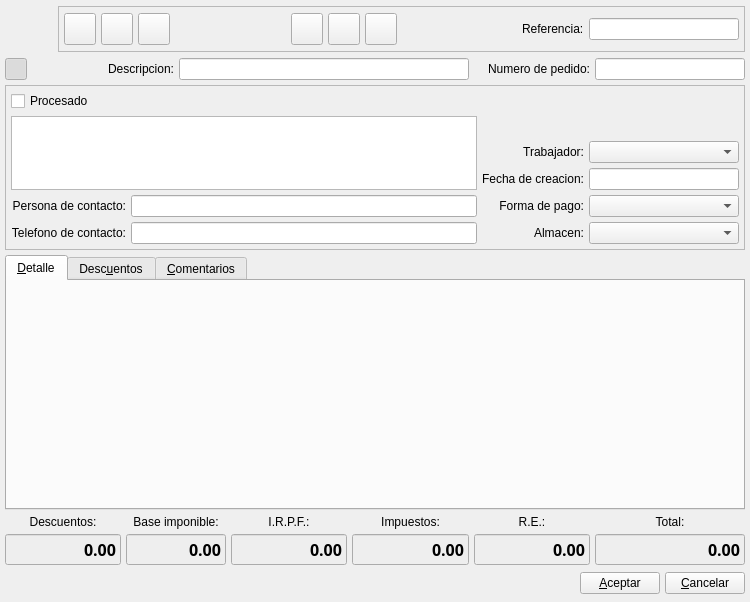
<ui version="4.0" >
 <author>Tomeu Borras Riera</author>
 <class>PedidoClienteBase</class>
 <widget class="QWidget" name="PedidoClienteBase" >
  <property name="geometry" >
   <rect>
    <x>0</x>
    <y>0</y>
    <width>750</width>
    <height>602</height>
   </rect>
  </property>
  <property name="windowTitle" >
   <string>Nuevo pedido de cliente</string>
  </property>
  <property name="windowIcon" >
   <iconset resource="../../bulmages.qrc" >:/Bulmafact48x48/images/png/48x48/i_bulmages_ventas_pedidos.48x48.png</iconset>
  </property>
  <layout class="QGridLayout" >
   <property name="leftMargin" >
    <number>5</number>
   </property>
   <property name="topMargin" >
    <number>5</number>
   </property>
   <property name="rightMargin" >
    <number>5</number>
   </property>
   <property name="bottomMargin" >
    <number>5</number>
   </property>
   <property name="horizontalSpacing" >
    <number>5</number>
   </property>
   <property name="verticalSpacing" >
    <number>5</number>
   </property>
   <item row="0" column="0" colspan="8" >
    <layout class="QHBoxLayout" >
     <property name="spacing" >
      <number>5</number>
     </property>
     <property name="leftMargin" >
      <number>0</number>
     </property>
     <property name="topMargin" >
      <number>0</number>
     </property>
     <property name="rightMargin" >
      <number>0</number>
     </property>
     <property name="bottomMargin" >
      <number>0</number>
     </property>
     <item>
      <widget class="QLabel" name="pixmapLabel1" >
       <property name="minimumSize" >
        <size>
         <width>48</width>
         <height>48</height>
        </size>
       </property>
       <property name="maximumSize" >
        <size>
         <width>48</width>
         <height>48</height>
        </size>
       </property>
       <property name="pixmap" >
        <pixmap resource="../../bulmages.qrc" >:/Bulmafact48x48/images/png/48x48/i_bulmages_ventas_pedidos.48x48.png</pixmap>
       </property>
       <property name="scaledContents" >
        <bool>true</bool>
       </property>
      </widget>
     </item>
     <item>
      <widget class="QFrame" name="frame_2" >
       <property name="sizePolicy" >
        <sizepolicy vsizetype="Fixed" hsizetype="Preferred" >
         <horstretch>0</horstretch>
         <verstretch>0</verstretch>
        </sizepolicy>
       </property>
       <property name="frameShape" >
        <enum>QFrame::StyledPanel</enum>
       </property>
       <property name="frameShadow" >
        <enum>QFrame::Raised</enum>
       </property>
       <layout class="QHBoxLayout" >
        <property name="spacing" >
         <number>5</number>
        </property>
        <property name="leftMargin" >
         <number>5</number>
        </property>
        <property name="topMargin" >
         <number>5</number>
        </property>
        <property name="rightMargin" >
         <number>5</number>
        </property>
        <property name="bottomMargin" >
         <number>5</number>
        </property>
        <item>
         <widget class="QToolButton" name="mui_guardar" >
          <property name="minimumSize" >
           <size>
            <width>32</width>
            <height>32</height>
           </size>
          </property>
          <property name="maximumSize" >
           <size>
            <width>32</width>
            <height>32</height>
           </size>
          </property>
          <property name="toolTip" >
           <string>Guardar pedido</string>
          </property>
          <property name="whatsThis" >
           <string>Guardar pedido</string>
          </property>
          <property name="text" >
           <string/>
          </property>
          <property name="icon" >
           <iconset resource="../../bulmages.qrc" >:/Images/edit-save.svg</iconset>
          </property>
          <property name="iconSize" >
           <size>
            <width>32</width>
            <height>32</height>
           </size>
          </property>
         </widget>
        </item>
        <item>
         <widget class="QToolButton" name="mui_borrar" >
          <property name="minimumSize" >
           <size>
            <width>32</width>
            <height>32</height>
           </size>
          </property>
          <property name="maximumSize" >
           <size>
            <width>32</width>
            <height>32</height>
           </size>
          </property>
          <property name="toolTip" >
           <string>Borrar pedido</string>
          </property>
          <property name="whatsThis" >
           <string>Borrar pedido</string>
          </property>
          <property name="text" >
           <string/>
          </property>
          <property name="icon" >
           <iconset resource="../../bulmages.qrc" >:/Images/edit-delete.svg</iconset>
          </property>
          <property name="iconSize" >
           <size>
            <width>32</width>
            <height>32</height>
           </size>
          </property>
         </widget>
        </item>
        <item>
         <widget class="QToolButton" name="mui_imprimir" >
          <property name="minimumSize" >
           <size>
            <width>32</width>
            <height>32</height>
           </size>
          </property>
          <property name="maximumSize" >
           <size>
            <width>32</width>
            <height>32</height>
           </size>
          </property>
          <property name="toolTip" >
           <string>Imprimir pedido</string>
          </property>
          <property name="whatsThis" >
           <string>Imprimir pedido</string>
          </property>
          <property name="text" >
           <string/>
          </property>
          <property name="icon" >
           <iconset resource="../../bulmages.qrc" >:/Images/document-print.svg</iconset>
          </property>
          <property name="iconSize" >
           <size>
            <width>32</width>
            <height>32</height>
           </size>
          </property>
         </widget>
        </item>
        <item>
         <spacer>
          <property name="orientation" >
           <enum>Qt::Horizontal</enum>
          </property>
          <property name="sizeType" >
           <enum>QSizePolicy::Expanding</enum>
          </property>
          <property name="sizeHint" >
           <size>
            <width>16</width>
            <height>21</height>
           </size>
          </property>
         </spacer>
        </item>
        <item>
         <widget class="QToolButton" name="mui_verpresupuesto" >
          <property name="minimumSize" >
           <size>
            <width>32</width>
            <height>32</height>
           </size>
          </property>
          <property name="maximumSize" >
           <size>
            <width>32</width>
            <height>32</height>
           </size>
          </property>
          <property name="toolTip" >
           <string>Ver presupuesto de este pedido</string>
          </property>
          <property name="whatsThis" >
           <string>Ver presupuesto de este pedido</string>
          </property>
          <property name="text" >
           <string/>
          </property>
          <property name="icon" >
           <iconset resource="../../bulmages.qrc" >:/Bulmafact48x48/images/png/48x48/i_bulmages_ventas_presupuestos.48x48.png</iconset>
          </property>
          <property name="iconSize" >
           <size>
            <width>32</width>
            <height>32</height>
           </size>
          </property>
         </widget>
        </item>
        <item>
         <widget class="QToolButton" name="mui_pasaraalbaran" >
          <property name="enabled" >
           <bool>true</bool>
          </property>
          <property name="minimumSize" >
           <size>
            <width>32</width>
            <height>32</height>
           </size>
          </property>
          <property name="maximumSize" >
           <size>
            <width>32</width>
            <height>32</height>
           </size>
          </property>
          <property name="toolTip" >
           <string>Generar albaran a partir de este pedido</string>
          </property>
          <property name="whatsThis" >
           <string>Generar albaran a partir de este pedido</string>
          </property>
          <property name="text" >
           <string/>
          </property>
          <property name="icon" >
           <iconset resource="../../bulmages.qrc" >:/Bulmafact48x48/images/png/48x48/i_bulmages_ventas_facturas.48x48.png</iconset>
          </property>
          <property name="iconSize" >
           <size>
            <width>32</width>
            <height>32</height>
           </size>
          </property>
         </widget>
        </item>
        <item>
         <widget class="QToolButton" name="mui_cobrar" >
          <property name="enabled" >
           <bool>true</bool>
          </property>
          <property name="minimumSize" >
           <size>
            <width>32</width>
            <height>32</height>
           </size>
          </property>
          <property name="maximumSize" >
           <size>
            <width>32</width>
            <height>32</height>
           </size>
          </property>
          <property name="toolTip" >
           <string>Registrar cobro a cliente</string>
          </property>
          <property name="whatsThis" >
           <string>Registrar cobro a cliente</string>
          </property>
          <property name="text" >
           <string/>
          </property>
          <property name="icon" >
           <iconset resource="../../bulmages.qrc" >:/Bulmafact48x48/images/png/48x48/i_bulmages_cobros_mas.48x48.png</iconset>
          </property>
          <property name="iconSize" >
           <size>
            <width>32</width>
            <height>32</height>
           </size>
          </property>
         </widget>
        </item>
        <item>
         <widget class="QFrame" name="mui_plugbotones" >
          <property name="sizePolicy" >
           <sizepolicy vsizetype="Expanding" hsizetype="Minimum" >
            <horstretch>0</horstretch>
            <verstretch>0</verstretch>
           </sizepolicy>
          </property>
          <property name="frameShape" >
           <enum>QFrame::NoFrame</enum>
          </property>
          <property name="frameShadow" >
           <enum>QFrame::Plain</enum>
          </property>
          <property name="lineWidth" >
           <number>0</number>
          </property>
         </widget>
        </item>
        <item>
         <spacer>
          <property name="orientation" >
           <enum>Qt::Horizontal</enum>
          </property>
          <property name="sizeType" >
           <enum>QSizePolicy::Expanding</enum>
          </property>
          <property name="sizeHint" >
           <size>
            <width>41</width>
            <height>34</height>
           </size>
          </property>
         </spacer>
        </item>
        <item>
         <widget class="QLabel" name="label5" >
          <property name="sizePolicy" >
           <sizepolicy vsizetype="Preferred" hsizetype="Minimum" >
            <horstretch>0</horstretch>
            <verstretch>0</verstretch>
           </sizepolicy>
          </property>
          <property name="text" >
           <string>Referencia:</string>
          </property>
         </widget>
        </item>
        <item>
         <widget class="BusquedaReferencia" name="mui_refpedidocliente" >
          <property name="minimumSize" >
           <size>
            <width>150</width>
            <height>0</height>
           </size>
          </property>
         </widget>
        </item>
       </layout>
      </widget>
     </item>
    </layout>
   </item>
   <item row="1" column="0" >
    <widget class="QToolButton" name="mui_detalles" >
     <property name="minimumSize" >
      <size>
       <width>22</width>
       <height>22</height>
      </size>
     </property>
     <property name="maximumSize" >
      <size>
       <width>22</width>
       <height>22</height>
      </size>
     </property>
     <property name="toolTip" >
      <string>Mostrar/ocultar cabecera</string>
     </property>
     <property name="whatsThis" >
      <string>Mostrar/ocultar cabecera</string>
     </property>
     <property name="text" >
      <string/>
     </property>
     <property name="icon" >
      <iconset resource="../../bulmages.qrc" >:/Images/document-open.svg</iconset>
     </property>
     <property name="iconSize" >
      <size>
       <width>32</width>
       <height>32</height>
      </size>
     </property>
     <property name="checkable" >
      <bool>true</bool>
     </property>
     <property name="checked" >
      <bool>true</bool>
     </property>
    </widget>
   </item>
   <item row="1" column="1" colspan="2" >
    <widget class="QLabel" name="label6" >
     <property name="sizePolicy" >
      <sizepolicy vsizetype="Preferred" hsizetype="Minimum" >
       <horstretch>0</horstretch>
       <verstretch>0</verstretch>
      </sizepolicy>
     </property>
     <property name="text" >
      <string>Descripcion:</string>
     </property>
     <property name="alignment" >
      <set>Qt::AlignRight|Qt::AlignTrailing|Qt::AlignVCenter</set>
     </property>
    </widget>
   </item>
   <item row="1" column="3" colspan="3" >
    <widget class="QLineEdit" name="mui_descpedidocliente" />
   </item>
   <item row="1" column="6" >
    <widget class="QLabel" name="label7" >
     <property name="text" >
      <string>Numero de pedido:</string>
     </property>
     <property name="alignment" >
      <set>Qt::AlignRight|Qt::AlignTrailing|Qt::AlignVCenter</set>
     </property>
    </widget>
   </item>
   <item row="1" column="7" >
    <widget class="QLineEdit" name="mui_numpedidocliente" >
     <property name="minimumSize" >
      <size>
       <width>150</width>
       <height>0</height>
      </size>
     </property>
    </widget>
   </item>
   <item row="2" column="0" colspan="8" >
    <widget class="QFrame" name="frame" >
     <property name="frameShape" >
      <enum>QFrame::StyledPanel</enum>
     </property>
     <property name="frameShadow" >
      <enum>QFrame::Raised</enum>
     </property>
     <layout class="QGridLayout" >
      <property name="leftMargin" >
       <number>5</number>
      </property>
      <property name="topMargin" >
       <number>5</number>
      </property>
      <property name="rightMargin" >
       <number>5</number>
      </property>
      <property name="bottomMargin" >
       <number>5</number>
      </property>
      <property name="horizontalSpacing" >
       <number>5</number>
      </property>
      <property name="verticalSpacing" >
       <number>5</number>
      </property>
      <item row="0" column="0" colspan="4" >
       <widget class="QCheckBox" name="mui_procesadopedidocliente" >
        <property name="sizePolicy" >
         <sizepolicy vsizetype="Fixed" hsizetype="Expanding" >
          <horstretch>0</horstretch>
          <verstretch>0</verstretch>
         </sizepolicy>
        </property>
        <property name="text" >
         <string>Procesado</string>
        </property>
       </widget>
      </item>
      <item rowspan="3" row="1" column="0" colspan="2" >
       <widget class="BusquedaCliente" name="mui_idcliente" >
        <property name="sizePolicy" >
         <sizepolicy vsizetype="Ignored" hsizetype="Ignored" >
          <horstretch>0</horstretch>
          <verstretch>0</verstretch>
         </sizepolicy>
        </property>
        <property name="minimumSize" >
         <size>
          <width>150</width>
          <height>0</height>
         </size>
        </property>
       </widget>
      </item>
      <item row="1" column="2" colspan="2" >
       <spacer>
        <property name="orientation" >
         <enum>Qt::Horizontal</enum>
        </property>
        <property name="sizeType" >
         <enum>QSizePolicy::Ignored</enum>
        </property>
        <property name="sizeHint" >
         <size>
          <width>100</width>
          <height>20</height>
         </size>
        </property>
       </spacer>
      </item>
      <item row="2" column="2" >
       <widget class="QLabel" name="label_4" >
        <property name="text" >
         <string>Trabajador:</string>
        </property>
        <property name="alignment" >
         <set>Qt::AlignRight|Qt::AlignTrailing|Qt::AlignVCenter</set>
        </property>
       </widget>
      </item>
      <item row="2" column="3" >
       <widget class="BusquedaTrabajador" name="mui_idtrabajador" >
        <property name="minimumSize" >
         <size>
          <width>150</width>
          <height>0</height>
         </size>
        </property>
       </widget>
      </item>
      <item row="3" column="2" >
       <widget class="QLabel" name="label" >
        <property name="text" >
         <string>Fecha de creacion:</string>
        </property>
        <property name="alignment" >
         <set>Qt::AlignRight|Qt::AlignTrailing|Qt::AlignVCenter</set>
        </property>
       </widget>
      </item>
      <item row="3" column="3" >
       <widget class="BusquedaFecha" name="mui_fechapedidocliente" >
        <property name="sizePolicy" >
         <sizepolicy vsizetype="Fixed" hsizetype="Preferred" >
          <horstretch>0</horstretch>
          <verstretch>0</verstretch>
         </sizepolicy>
        </property>
       </widget>
      </item>
      <item row="4" column="0" >
       <widget class="QLabel" name="label10" >
        <property name="text" >
         <string>Persona de contacto:</string>
        </property>
        <property name="alignment" >
         <set>Qt::AlignRight|Qt::AlignTrailing|Qt::AlignVCenter</set>
        </property>
       </widget>
      </item>
      <item row="4" column="1" >
       <widget class="QLineEdit" name="mui_contactpedidocliente" />
      </item>
      <item row="4" column="2" >
       <widget class="QLabel" name="label_2" >
        <property name="text" >
         <string>Forma de pago:</string>
        </property>
        <property name="alignment" >
         <set>Qt::AlignRight|Qt::AlignTrailing|Qt::AlignVCenter</set>
        </property>
       </widget>
      </item>
      <item row="4" column="3" >
       <widget class="BusquedaFormaPago" name="mui_idforma_pago" />
      </item>
      <item row="5" column="0" >
       <widget class="QLabel" name="label8" >
        <property name="text" >
         <string>Telefono de contacto:</string>
        </property>
        <property name="alignment" >
         <set>Qt::AlignRight|Qt::AlignTrailing|Qt::AlignVCenter</set>
        </property>
       </widget>
      </item>
      <item row="5" column="1" >
       <widget class="QLineEdit" name="mui_telpedidocliente" />
      </item>
      <item row="5" column="2" >
       <widget class="QLabel" name="label_3" >
        <property name="text" >
         <string>Almacen:</string>
        </property>
        <property name="alignment" >
         <set>Qt::AlignRight|Qt::AlignTrailing|Qt::AlignVCenter</set>
        </property>
       </widget>
      </item>
      <item row="5" column="3" >
       <widget class="BusquedaAlmacen" name="mui_idalmacen" />
      </item>
     </layout>
    </widget>
   </item>
   <item row="3" column="0" colspan="8" >
    <widget class="QTabWidget" name="discounts" >
     <property name="enabled" >
      <bool>true</bool>
     </property>
     <property name="currentIndex" >
      <number>0</number>
     </property>
     <widget class="QWidget" name="tab1" >
      <attribute name="title" >
       <string>&amp;Detalle</string>
      </attribute>
      <layout class="QVBoxLayout" >
       <property name="spacing" >
        <number>5</number>
       </property>
       <property name="leftMargin" >
        <number>5</number>
       </property>
       <property name="topMargin" >
        <number>5</number>
       </property>
       <property name="rightMargin" >
        <number>5</number>
       </property>
       <property name="bottomMargin" >
        <number>5</number>
       </property>
       <item>
        <widget class="ListLinPedidoClienteView" native="1" name="subform3" />
       </item>
      </layout>
     </widget>
     <widget class="QWidget" name="Tab2" >
      <attribute name="title" >
       <string>Desc&amp;uentos</string>
      </attribute>
      <layout class="QVBoxLayout" >
       <property name="spacing" >
        <number>5</number>
       </property>
       <property name="leftMargin" >
        <number>5</number>
       </property>
       <property name="topMargin" >
        <number>5</number>
       </property>
       <property name="rightMargin" >
        <number>5</number>
       </property>
       <property name="bottomMargin" >
        <number>5</number>
       </property>
       <item>
        <widget class="ListDescuentoPedidoClienteView" native="1" name="m_descuentos" />
       </item>
      </layout>
     </widget>
     <widget class="QWidget" name="tab3" >
      <attribute name="title" >
       <string>&amp;Comentarios</string>
      </attribute>
      <layout class="QVBoxLayout" >
       <property name="spacing" >
        <number>5</number>
       </property>
       <property name="leftMargin" >
        <number>5</number>
       </property>
       <property name="topMargin" >
        <number>5</number>
       </property>
       <property name="rightMargin" >
        <number>5</number>
       </property>
       <property name="bottomMargin" >
        <number>5</number>
       </property>
       <item>
        <widget class="QTextEdit" name="mui_comentpedidocliente" >
         <property name="tabChangesFocus" >
          <bool>true</bool>
         </property>
        </widget>
       </item>
      </layout>
     </widget>
    </widget>
   </item>
   <item row="4" column="0" colspan="2" >
    <widget class="QLabel" name="label3" >
     <property name="sizePolicy" >
      <sizepolicy vsizetype="Preferred" hsizetype="Expanding" >
       <horstretch>0</horstretch>
       <verstretch>0</verstretch>
      </sizepolicy>
     </property>
     <property name="text" >
      <string>Descuentos:</string>
     </property>
     <property name="alignment" >
      <set>Qt::AlignCenter</set>
     </property>
    </widget>
   </item>
   <item row="4" column="2" colspan="2" >
    <widget class="QLabel" name="label2" >
     <property name="sizePolicy" >
      <sizepolicy vsizetype="Preferred" hsizetype="Expanding" >
       <horstretch>0</horstretch>
       <verstretch>0</verstretch>
      </sizepolicy>
     </property>
     <property name="text" >
      <string>Base imponible:</string>
     </property>
     <property name="alignment" >
      <set>Qt::AlignCenter</set>
     </property>
    </widget>
   </item>
   <item row="4" column="4" >
    <widget class="QLabel" name="label4_3" >
     <property name="sizePolicy" >
      <sizepolicy vsizetype="Preferred" hsizetype="Expanding" >
       <horstretch>0</horstretch>
       <verstretch>0</verstretch>
      </sizepolicy>
     </property>
     <property name="text" >
      <string>I.R.P.F.:</string>
     </property>
     <property name="alignment" >
      <set>Qt::AlignCenter</set>
     </property>
    </widget>
   </item>
   <item row="4" column="5" >
    <widget class="QLabel" name="label4" >
     <property name="sizePolicy" >
      <sizepolicy vsizetype="Preferred" hsizetype="Expanding" >
       <horstretch>0</horstretch>
       <verstretch>0</verstretch>
      </sizepolicy>
     </property>
     <property name="text" >
      <string>Impuestos:</string>
     </property>
     <property name="alignment" >
      <set>Qt::AlignCenter</set>
     </property>
    </widget>
   </item>
   <item row="4" column="6" >
    <widget class="QLabel" name="label4_2" >
     <property name="sizePolicy" >
      <sizepolicy vsizetype="Preferred" hsizetype="Expanding" >
       <horstretch>0</horstretch>
       <verstretch>0</verstretch>
      </sizepolicy>
     </property>
     <property name="text" >
      <string>R.E.:</string>
     </property>
     <property name="alignment" >
      <set>Qt::AlignCenter</set>
     </property>
    </widget>
   </item>
   <item row="4" column="7" >
    <widget class="QLabel" name="label1" >
     <property name="sizePolicy" >
      <sizepolicy vsizetype="Preferred" hsizetype="Expanding" >
       <horstretch>0</horstretch>
       <verstretch>0</verstretch>
      </sizepolicy>
     </property>
     <property name="text" >
      <string>Total:</string>
     </property>
     <property name="alignment" >
      <set>Qt::AlignCenter</set>
     </property>
    </widget>
   </item>
   <item row="5" column="0" colspan="2" >
    <widget class="QLineEdit" name="m_totalDiscounts" >
     <property name="enabled" >
      <bool>true</bool>
     </property>
     <property name="minimumSize" >
      <size>
       <width>100</width>
       <height>0</height>
      </size>
     </property>
     <property name="palette" >
      <palette>
       <active>
        <colorrole role="Base" >
         <brush brushstyle="SolidPattern" >
          <color alpha="255" >
           <red>238</red>
           <green>238</green>
           <blue>238</blue>
          </color>
         </brush>
        </colorrole>
       </active>
       <inactive>
        <colorrole role="Base" >
         <brush brushstyle="SolidPattern" >
          <color alpha="255" >
           <red>238</red>
           <green>238</green>
           <blue>238</blue>
          </color>
         </brush>
        </colorrole>
       </inactive>
       <disabled>
        <colorrole role="Base" >
         <brush brushstyle="SolidPattern" >
          <color alpha="255" >
           <red>255</red>
           <green>255</green>
           <blue>255</blue>
          </color>
         </brush>
        </colorrole>
       </disabled>
      </palette>
     </property>
     <property name="font" >
      <font>
       <family>Sans Serif</family>
       <pointsize>12</pointsize>
       <weight>75</weight>
       <italic>false</italic>
       <bold>true</bold>
       <underline>false</underline>
       <strikeout>false</strikeout>
      </font>
     </property>
     <property name="focusPolicy" >
      <enum>Qt::NoFocus</enum>
     </property>
     <property name="acceptDrops" >
      <bool>false</bool>
     </property>
     <property name="text" >
      <string>0.00</string>
     </property>
     <property name="alignment" >
      <set>Qt::AlignRight</set>
     </property>
     <property name="readOnly" >
      <bool>true</bool>
     </property>
    </widget>
   </item>
   <item row="5" column="2" colspan="2" >
    <widget class="QLineEdit" name="m_totalBases" >
     <property name="minimumSize" >
      <size>
       <width>100</width>
       <height>0</height>
      </size>
     </property>
     <property name="palette" >
      <palette>
       <active>
        <colorrole role="Base" >
         <brush brushstyle="SolidPattern" >
          <color alpha="255" >
           <red>238</red>
           <green>238</green>
           <blue>238</blue>
          </color>
         </brush>
        </colorrole>
       </active>
       <inactive>
        <colorrole role="Base" >
         <brush brushstyle="SolidPattern" >
          <color alpha="255" >
           <red>238</red>
           <green>238</green>
           <blue>238</blue>
          </color>
         </brush>
        </colorrole>
       </inactive>
       <disabled>
        <colorrole role="Base" >
         <brush brushstyle="SolidPattern" >
          <color alpha="255" >
           <red>255</red>
           <green>255</green>
           <blue>255</blue>
          </color>
         </brush>
        </colorrole>
       </disabled>
      </palette>
     </property>
     <property name="font" >
      <font>
       <family>Sans Serif</family>
       <pointsize>12</pointsize>
       <weight>75</weight>
       <italic>false</italic>
       <bold>true</bold>
       <underline>false</underline>
       <strikeout>false</strikeout>
      </font>
     </property>
     <property name="focusPolicy" >
      <enum>Qt::NoFocus</enum>
     </property>
     <property name="acceptDrops" >
      <bool>false</bool>
     </property>
     <property name="text" >
      <string>0.00</string>
     </property>
     <property name="alignment" >
      <set>Qt::AlignRight</set>
     </property>
     <property name="readOnly" >
      <bool>true</bool>
     </property>
    </widget>
   </item>
   <item row="5" column="4" >
    <widget class="QLineEdit" name="m_totalIRPF" >
     <property name="minimumSize" >
      <size>
       <width>100</width>
       <height>0</height>
      </size>
     </property>
     <property name="palette" >
      <palette>
       <active>
        <colorrole role="Base" >
         <brush brushstyle="SolidPattern" >
          <color alpha="255" >
           <red>238</red>
           <green>238</green>
           <blue>238</blue>
          </color>
         </brush>
        </colorrole>
       </active>
       <inactive>
        <colorrole role="Base" >
         <brush brushstyle="SolidPattern" >
          <color alpha="255" >
           <red>238</red>
           <green>238</green>
           <blue>238</blue>
          </color>
         </brush>
        </colorrole>
       </inactive>
       <disabled>
        <colorrole role="Base" >
         <brush brushstyle="SolidPattern" >
          <color alpha="255" >
           <red>255</red>
           <green>255</green>
           <blue>255</blue>
          </color>
         </brush>
        </colorrole>
       </disabled>
      </palette>
     </property>
     <property name="font" >
      <font>
       <family>Sans Serif</family>
       <pointsize>12</pointsize>
       <weight>75</weight>
       <italic>false</italic>
       <bold>true</bold>
       <underline>false</underline>
       <strikeout>false</strikeout>
      </font>
     </property>
     <property name="focusPolicy" >
      <enum>Qt::NoFocus</enum>
     </property>
     <property name="acceptDrops" >
      <bool>false</bool>
     </property>
     <property name="text" >
      <string>0.00</string>
     </property>
     <property name="alignment" >
      <set>Qt::AlignRight</set>
     </property>
     <property name="readOnly" >
      <bool>true</bool>
     </property>
    </widget>
   </item>
   <item row="5" column="5" >
    <widget class="QLineEdit" name="m_totalTaxes" >
     <property name="minimumSize" >
      <size>
       <width>100</width>
       <height>0</height>
      </size>
     </property>
     <property name="palette" >
      <palette>
       <active>
        <colorrole role="Base" >
         <brush brushstyle="SolidPattern" >
          <color alpha="255" >
           <red>238</red>
           <green>238</green>
           <blue>238</blue>
          </color>
         </brush>
        </colorrole>
       </active>
       <inactive>
        <colorrole role="Base" >
         <brush brushstyle="SolidPattern" >
          <color alpha="255" >
           <red>238</red>
           <green>238</green>
           <blue>238</blue>
          </color>
         </brush>
        </colorrole>
       </inactive>
       <disabled>
        <colorrole role="Base" >
         <brush brushstyle="SolidPattern" >
          <color alpha="255" >
           <red>255</red>
           <green>255</green>
           <blue>255</blue>
          </color>
         </brush>
        </colorrole>
       </disabled>
      </palette>
     </property>
     <property name="font" >
      <font>
       <family>Sans Serif</family>
       <pointsize>12</pointsize>
       <weight>75</weight>
       <italic>false</italic>
       <bold>true</bold>
       <underline>false</underline>
       <strikeout>false</strikeout>
      </font>
     </property>
     <property name="focusPolicy" >
      <enum>Qt::NoFocus</enum>
     </property>
     <property name="acceptDrops" >
      <bool>false</bool>
     </property>
     <property name="text" >
      <string>0.00</string>
     </property>
     <property name="alignment" >
      <set>Qt::AlignRight</set>
     </property>
     <property name="readOnly" >
      <bool>true</bool>
     </property>
    </widget>
   </item>
   <item row="5" column="6" >
    <widget class="QLineEdit" name="m_totalReqEq" >
     <property name="minimumSize" >
      <size>
       <width>100</width>
       <height>0</height>
      </size>
     </property>
     <property name="palette" >
      <palette>
       <active>
        <colorrole role="Base" >
         <brush brushstyle="SolidPattern" >
          <color alpha="255" >
           <red>238</red>
           <green>238</green>
           <blue>238</blue>
          </color>
         </brush>
        </colorrole>
       </active>
       <inactive>
        <colorrole role="Base" >
         <brush brushstyle="SolidPattern" >
          <color alpha="255" >
           <red>238</red>
           <green>238</green>
           <blue>238</blue>
          </color>
         </brush>
        </colorrole>
       </inactive>
       <disabled>
        <colorrole role="Base" >
         <brush brushstyle="SolidPattern" >
          <color alpha="255" >
           <red>255</red>
           <green>255</green>
           <blue>255</blue>
          </color>
         </brush>
        </colorrole>
       </disabled>
      </palette>
     </property>
     <property name="font" >
      <font>
       <family>Sans Serif</family>
       <pointsize>12</pointsize>
       <weight>75</weight>
       <italic>false</italic>
       <bold>true</bold>
       <underline>false</underline>
       <strikeout>false</strikeout>
      </font>
     </property>
     <property name="focusPolicy" >
      <enum>Qt::NoFocus</enum>
     </property>
     <property name="acceptDrops" >
      <bool>false</bool>
     </property>
     <property name="text" >
      <string>0.00</string>
     </property>
     <property name="alignment" >
      <set>Qt::AlignRight</set>
     </property>
     <property name="readOnly" >
      <bool>true</bool>
     </property>
    </widget>
   </item>
   <item row="5" column="7" >
    <widget class="QLineEdit" name="m_totalpedidocliente" >
     <property name="enabled" >
      <bool>true</bool>
     </property>
     <property name="minimumSize" >
      <size>
       <width>100</width>
       <height>0</height>
      </size>
     </property>
     <property name="palette" >
      <palette>
       <active>
        <colorrole role="Base" >
         <brush brushstyle="SolidPattern" >
          <color alpha="255" >
           <red>238</red>
           <green>238</green>
           <blue>238</blue>
          </color>
         </brush>
        </colorrole>
       </active>
       <inactive>
        <colorrole role="Base" >
         <brush brushstyle="SolidPattern" >
          <color alpha="255" >
           <red>238</red>
           <green>238</green>
           <blue>238</blue>
          </color>
         </brush>
        </colorrole>
       </inactive>
       <disabled>
        <colorrole role="Base" >
         <brush brushstyle="SolidPattern" >
          <color alpha="255" >
           <red>255</red>
           <green>255</green>
           <blue>255</blue>
          </color>
         </brush>
        </colorrole>
       </disabled>
      </palette>
     </property>
     <property name="font" >
      <font>
       <family>Sans Serif</family>
       <pointsize>12</pointsize>
       <weight>75</weight>
       <italic>false</italic>
       <bold>true</bold>
       <underline>false</underline>
       <strikeout>false</strikeout>
      </font>
     </property>
     <property name="focusPolicy" >
      <enum>Qt::NoFocus</enum>
     </property>
     <property name="acceptDrops" >
      <bool>false</bool>
     </property>
     <property name="autoFillBackground" >
      <bool>true</bool>
     </property>
     <property name="text" >
      <string>0.00</string>
     </property>
     <property name="frame" >
      <bool>true</bool>
     </property>
     <property name="alignment" >
      <set>Qt::AlignRight</set>
     </property>
     <property name="readOnly" >
      <bool>true</bool>
     </property>
    </widget>
   </item>
   <item row="6" column="0" colspan="8" >
    <layout class="QHBoxLayout" >
     <property name="spacing" >
      <number>5</number>
     </property>
     <property name="leftMargin" >
      <number>0</number>
     </property>
     <property name="topMargin" >
      <number>0</number>
     </property>
     <property name="rightMargin" >
      <number>0</number>
     </property>
     <property name="bottomMargin" >
      <number>0</number>
     </property>
     <item>
      <spacer>
       <property name="orientation" >
        <enum>Qt::Horizontal</enum>
       </property>
       <property name="sizeHint" >
        <size>
         <width>436</width>
         <height>27</height>
        </size>
       </property>
      </spacer>
     </item>
     <item>
      <widget class="QPushButton" name="mui_aceptar" >
       <property name="text" >
        <string>&amp;Aceptar</string>
       </property>
      </widget>
     </item>
     <item>
      <widget class="QPushButton" name="mui_cancelar" >
       <property name="text" >
        <string>&amp;Cancelar</string>
       </property>
      </widget>
     </item>
    </layout>
   </item>
  </layout>
 </widget>
 <layoutdefault spacing="2" margin="2" />
 <customwidgets>
  <customwidget>
   <class>BusquedaReferencia</class>
   <extends>QLineEdit</extends>
   <header>busquedareferencia.h</header>
  </customwidget>
  <customwidget>
   <class>ListDescuentoPedidoClienteView</class>
   <extends>QWidget</extends>
   <header>listdescpedidoclienteview.h</header>
  </customwidget>
  <customwidget>
   <class>ListLinPedidoClienteView</class>
   <extends>QWidget</extends>
   <header>listlinpedidoclienteview.h</header>
  </customwidget>
  <customwidget>
   <class>BusquedaTrabajador</class>
   <extends>QComboBox</extends>
   <header>busquedatrabajador.h</header>
  </customwidget>
  <customwidget>
   <class>BusquedaFormaPago</class>
   <extends>QComboBox</extends>
   <header>busquedaformapago.h</header>
  </customwidget>
  <customwidget>
   <class>BusquedaAlmacen</class>
   <extends>QComboBox</extends>
   <header>busquedaalmacen.h</header>
  </customwidget>
  <customwidget>
   <class>BusquedaFecha</class>
   <extends>QLineEdit</extends>
   <header>../../bulmalib/src/busquedafecha.h</header>
  </customwidget>
  <customwidget>
   <class>BusquedaCliente</class>
   <extends>QTextEdit</extends>
   <header>busquedacliente.h</header>
  </customwidget>
 </customwidgets>
 <resources>
  <include location="../../bulmages.qrc" />
 </resources>
 <connections>
  <connection>
   <sender>mui_detalles</sender>
   <signal>toggled(bool)</signal>
   <receiver>frame</receiver>
   <slot>setShown(bool)</slot>
   <hints>
    <hint type="sourcelabel" >
     <x>25</x>
     <y>86</y>
    </hint>
    <hint type="destinationlabel" >
     <x>64</x>
     <y>138</y>
    </hint>
   </hints>
  </connection>
 </connections>
</ui>
